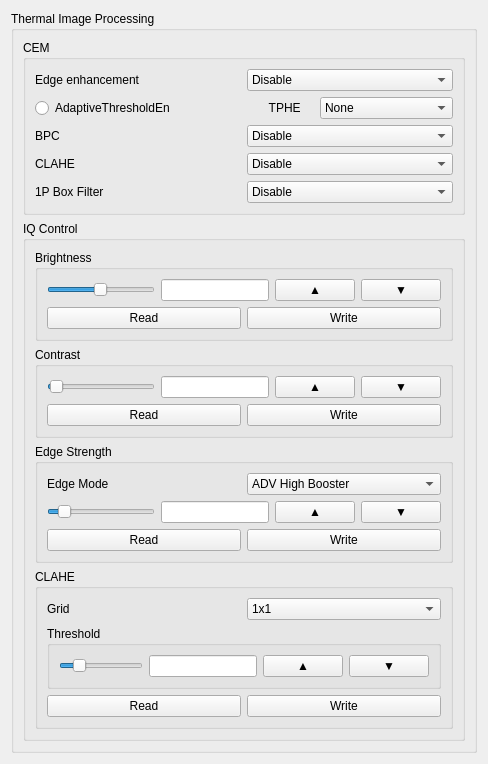
             <widget class="QWidget" name="tab">
              <attribute name="title">
               <string>Page1</string>
              </attribute>
              <layout class="QVBoxLayout" name="verticalLayout_10">
               <item>
                <widget class="QGroupBox" name="groupThermal">
                 <property name="title">
                  <string>Thermal Image Processing</string>
                 </property>
                 <layout class="QVBoxLayout">
                  <item>
                   <widget class="QGroupBox" name="groupBox_CEM">
                    <property name="title">
                     <string>CEM</string>
                    </property>
                    <layout class="QVBoxLayout">
                     <item>
                      <layout class="QHBoxLayout">
                       <item>
                        <widget class="QLabel" name="label">
                         <property name="text">
                          <string>Edge enhancement</string>
                         </property>
                        </widget>
                       </item>
                       <item>
                        <widget class="QComboBox" name="comboBox_CEM_Edge">
                         <item>
                          <property name="text">
                           <string>Disable</string>
                          </property>
                         </item>
                         <item>
                          <property name="text">
                           <string>Enable</string>
                          </property>
                         </item>
                        </widget>
                       </item>
                      </layout>
                     </item>
                     <item>
                      <layout class="QHBoxLayout">
                       <item>
                        <widget class="QRadioButton" name="radioButton_adpativeThrEn">
                         <property name="text">
                          <string>AdaptiveThresholdEn</string>
                         </property>
                        </widget>
                       </item>
                       <item>
                        <widget class="QLabel" name="label_4">
                         <property name="text">
                          <string>TPHE    </string>
                         </property>
                         <property name="alignment">
                          <set>Qt::AlignRight|Qt::AlignTrailing|Qt::AlignVCenter</set>
                         </property>
                        </widget>
                       </item>
                       <item>
                        <widget class="QComboBox" name="comboBox_CEM_TPHE">
                         <item>
                          <property name="text">
                           <string>None</string>
                          </property>
                         </item>
                         <item>
                          <property name="text">
                           <string>TPHE</string>
                          </property>
                         </item>
                         <item>
                          <property name="text">
                           <string>TPHE3_CLIP</string>
                          </property>
                         </item>
                         <item>
                          <property name="text">
                           <string>TPHE3</string>
                          </property>
                         </item>
                        </widget>
                       </item>
                      </layout>
                     </item>
                     <item>
                      <layout class="QHBoxLayout">
                       <item>
                        <widget class="QLabel" name="label">
                         <property name="text">
                          <string>BPC</string>
                         </property>
                        </widget>
                       </item>
                       <item>
                        <widget class="QComboBox" name="comboBox_CEM_BPC">
                         <item>
                          <property name="text">
                           <string>Disable</string>
                          </property>
                         </item>
                         <item>
                          <property name="text">
                           <string>Enable</string>
                          </property>
                         </item>
                        </widget>
                       </item>
                      </layout>
                     </item>
                     <item>
                      <layout class="QHBoxLayout" name="horizontalLayout_8">
                       <item>
                        <widget class="QLabel" name="label_13">
                         <property name="text">
                          <string>CLAHE</string>
                         </property>
                        </widget>
                       </item>
                       <item>
                        <widget class="QComboBox" name="comboBox_CEM_CLAHE">
                         <item>
                          <property name="text">
                           <string>Disable</string>
                          </property>
                         </item>
                         <item>
                          <property name="text">
                           <string>Enable</string>
                          </property>
                         </item>
                        </widget>
                       </item>
                      </layout>
                     </item>
                     <item>
                      <layout class="QHBoxLayout" name="horizontalLayout_12">
                       <item>
                        <widget class="QLabel" name="label_16">
                         <property name="text">
                          <string>1P Box Filter</string>
                         </property>
                        </widget>
                       </item>
                       <item>
                        <widget class="QComboBox" name="comboBox_CEM_BoxFilter">
                         <item>
                          <property name="text">
                           <string>Disable</string>
                          </property>
                         </item>
                         <item>
                          <property name="text">
                           <string>Enable</string>
                          </property>
                         </item>
                        </widget>
                       </item>
                      </layout>
                     </item>
                    </layout>
                   </widget>
                  </item>
                  <item>
                   <widget class="QGroupBox" name="groupBox_iqControl">
                    <property name="title">
                     <string>IQ Control</string>
                    </property>
                    <layout class="QVBoxLayout" name="verticalLayout_2">
                     <item>
                      <widget class="QGroupBox" name="groupBox_brightness">
                       <property name="title">
                        <string>Brightness</string>
                       </property>
                       <layout class="QVBoxLayout" name="verticalLayout_3">
                        <item>
                         <layout class="QHBoxLayout" name="horizontalLayout">
                          <item>
                           <widget class="QSlider" name="horizontalSlider_brightness">
                            <property name="maximum">
                             <number>255</number>
                            </property>
                            <property name="pageStep">
                             <number>1</number>
                            </property>
                            <property name="value">
                             <number>127</number>
                            </property>
                            <property name="sliderPosition">
                             <number>127</number>
                            </property>
                            <property name="orientation">
                             <enum>Qt::Horizontal</enum>
                            </property>
                           </widget>
                          </item>
                          <item>
                           <widget class="QLineEdit" name="lineEdit_brightness"/>
                          </item>
                          <item>
                           <widget class="QPushButton" name="pushButton_brightness_up">
                            <property name="text">
                             <string>▲</string>
                            </property>
                           </widget>
                          </item>
                          <item>
                           <widget class="QPushButton" name="pushButton_brightness_down">
                            <property name="text">
                             <string>▼</string>
                            </property>
                           </widget>
                          </item>
                         </layout>
                        </item>
                        <item>
                         <layout class="QHBoxLayout" name="horizontalLayout_4">
                          <item>
                           <widget class="QPushButton" name="pushButton_brightness_read">
                            <property name="text">
                             <string>Read</string>
                            </property>
                           </widget>
                          </item>
                          <item>
                           <widget class="QPushButton" name="pushButton_brightness_write">
                            <property name="text">
                             <string>Write</string>
                            </property>
                           </widget>
                          </item>
                         </layout>
                        </item>
                       </layout>
                      </widget>
                     </item>
                     <item>
                      <widget class="QGroupBox" name="groupBox_contrast">
                       <property name="title">
                        <string>Contrast</string>
                       </property>
                       <layout class="QVBoxLayout" name="verticalLayout_4">
                        <item>
                         <layout class="QHBoxLayout" name="horizontalLayout_2">
                          <item>
                           <widget class="QSlider" name="horizontalSlider_contrast">
                            <property name="minimum">
                             <number>10</number>
                            </property>
                            <property name="maximum">
                             <number>255</number>
                            </property>
                            <property name="pageStep">
                             <number>1</number>
                            </property>
                            <property name="value">
                             <number>14</number>
                            </property>
                            <property name="sliderPosition">
                             <number>14</number>
                            </property>
                            <property name="orientation">
                             <enum>Qt::Horizontal</enum>
                            </property>
                           </widget>
                          </item>
                          <item>
                           <widget class="QLineEdit" name="lineEdit_contrast"/>
                          </item>
                          <item>
                           <widget class="QPushButton" name="pushButton_contrast_up">
                            <property name="text">
                             <string>▲</string>
                            </property>
                           </widget>
                          </item>
                          <item>
                           <widget class="QPushButton" name="pushButton_contrast_down">
                            <property name="text">
                             <string>▼</string>
                            </property>
                           </widget>
                          </item>
                         </layout>
                        </item>
                        <item>
                         <layout class="QHBoxLayout" name="horizontalLayout_6">
                          <item>
                           <widget class="QPushButton" name="pushButton_contrast_read">
                            <property name="text">
                             <string>Read</string>
                            </property>
                           </widget>
                          </item>
                          <item>
                           <widget class="QPushButton" name="pushButton_contrast_write">
                            <property name="text">
                             <string>Write</string>
                            </property>
                           </widget>
                          </item>
                         </layout>
                        </item>
                       </layout>
                      </widget>
                     </item>
                     <item>
                      <widget class="QGroupBox" name="groupBox_edgeStrength">
                       <property name="title">
                        <string>Edge Strength</string>
                       </property>
                       <layout class="QVBoxLayout" name="verticalLayout_5">
                        <item>
                         <layout class="QHBoxLayout" name="horizontalLayout_20">
                          <item>
                           <widget class="QLabel" name="label_21">
                            <property name="text">
                             <string>Edge Mode</string>
                            </property>
                           </widget>
                          </item>
                          <item>
                           <widget class="QComboBox" name="comboBox_EdgeMode">
                            <item>
                             <property name="text">
                              <string>ADV High Booster</string>
                             </property>
                            </item>
                            <item>
                             <property name="text">
                              <string>High Booster</string>
                             </property>
                            </item>
                            <item>
                             <property name="text">
                              <string>ADV High Booster2</string>
                             </property>
                            </item>
                            <item>
                             <property name="text">
                              <string>High Booster2</string>
                             </property>
                            </item>
                           </widget>
                          </item>
                         </layout>
                        </item>
                        <item>
                         <layout class="QHBoxLayout" name="horizontalLayout_3">
                          <item>
                           <widget class="QSlider" name="horizontalSlider_edgeStrength">
                            <property name="minimum">
                             <number>1</number>
                            </property>
                            <property name="maximum">
                             <number>10</number>
                            </property>
                            <property name="pageStep">
                             <number>1</number>
                            </property>
                            <property name="value">
                             <number>2</number>
                            </property>
                            <property name="orientation">
                             <enum>Qt::Horizontal</enum>
                            </property>
                           </widget>
                          </item>
                          <item>
                           <widget class="QLineEdit" name="lineEdit_edgeStrength"/>
                          </item>
                          <item>
                           <widget class="QPushButton" name="pushButton_edgeStrength_up">
                            <property name="text">
                             <string>▲</string>
                            </property>
                           </widget>
                          </item>
                          <item>
                           <widget class="QPushButton" name="pushButton_edgeStrength_down">
                            <property name="text">
                             <string>▼</string>
                            </property>
                           </widget>
                          </item>
                         </layout>
                        </item>
                        <item>
                         <layout class="QHBoxLayout" name="horizontalLayout_7">
                          <item>
                           <widget class="QPushButton" name="pushButton_edgeStrength_read">
                            <property name="text">
                             <string>Read</string>
                            </property>
                           </widget>
                          </item>
                          <item>
                           <widget class="QPushButton" name="pushButton_edgeStrength_write">
                            <property name="text">
                             <string>Write</string>
                            </property>
                           </widget>
                          </item>
                         </layout>
                        </item>
                       </layout>
                      </widget>
                     </item>
                     <item>
                      <widget class="QGroupBox" name="groupBox_CLAHE">
                       <property name="title">
                        <string>CLAHE</string>
                       </property>
                       <layout class="QVBoxLayout" name="verticalLayout_11">
                        <item>
                         <layout class="QHBoxLayout" name="horizontalLayout_9">
                          <item>
                           <widget class="QLabel" name="label_15">
                            <property name="text">
                             <string>Grid</string>
                            </property>
                           </widget>
                          </item>
                          <item>
                           <widget class="QComboBox" name="comboBox_CLAHE_Grid">
                            <item>
                             <property name="text">
                              <string>1x1</string>
                             </property>
                            </item>
                            <item>
                             <property name="text">
                              <string>2x2</string>
                             </property>
                            </item>
                            <item>
                             <property name="text">
                              <string>3x3</string>
                             </property>
                            </item>
                            <item>
                             <property name="text">
                              <string>4x4</string>
                             </property>
                            </item>
                            <item>
                             <property name="text">
                              <string>5x5</string>
                             </property>
                            </item>
                            <item>
                             <property name="text">
                              <string>6x6</string>
                             </property>
                            </item>
                            <item>
                             <property name="text">
                              <string>7x7</string>
                             </property>
                            </item>
                            <item>
                             <property name="text">
                              <string>8x8</string>
                             </property>
                            </item>
                           </widget>
                          </item>
                         </layout>
                        </item>
                        <item>
                         <widget class="QGroupBox" name="groupBox_CLAHE_Thr">
                          <property name="title">
                           <string>Threshold</string>
                          </property>
                          <layout class="QVBoxLayout" name="verticalLayout_13">
                           <item>
                            <layout class="QHBoxLayout" name="horizontalLayout_11">
                             <item>
                              <widget class="QSlider" name="horizontalSlider_CLAHE_Thr">
                               <property name="minimum">
                                <number>1</number>
                               </property>
                               <property name="maximum">
                                <number>255</number>
                               </property>
                               <property name="sliderPosition">
                                <number>50</number>
                               </property>
                               <property name="orientation">
                                <enum>Qt::Horizontal</enum>
                               </property>
                              </widget>
                             </item>
                             <item>
                              <widget class="QLineEdit" name="lineEdit_CLAHE_Thr"/>
                             </item>
                             <item>
                              <widget class="QPushButton" name="pushButton_CLAHE_Thr_Up">
                               <property name="text">
                                <string>▲</string>
                               </property>
                              </widget>
                             </item>
                             <item>
                              <widget class="QPushButton" name="pushButton_CLAHE_Thr_Down">
                               <property name="text">
                                <string>▼</string>
                               </property>
                              </widget>
                             </item>
                            </layout>
                           </item>
                          </layout>
                         </widget>
                        </item>
                        <item>
                         <layout class="QHBoxLayout" name="horizontalLayout_14">
                          <item>
                           <widget class="QPushButton" name="pushButton_CLAHE_Read">
                            <property name="text">
                             <string>Read</string>
                            </property>
                           </widget>
                          </item>
                          <item>
                           <widget class="QPushButton" name="pushButton_CLAHE_Write">
                            <property name="text">
                             <string>Write</string>
                            </property>
                           </widget>
                          </item>
                         </layout>
                        </item>
                       </layout>
                      </widget>
                     </item>
                    </layout>
                   </widget>
                  </item>
                 </layout>
                </widget>
               </item>
              </layout>
             </widget>
